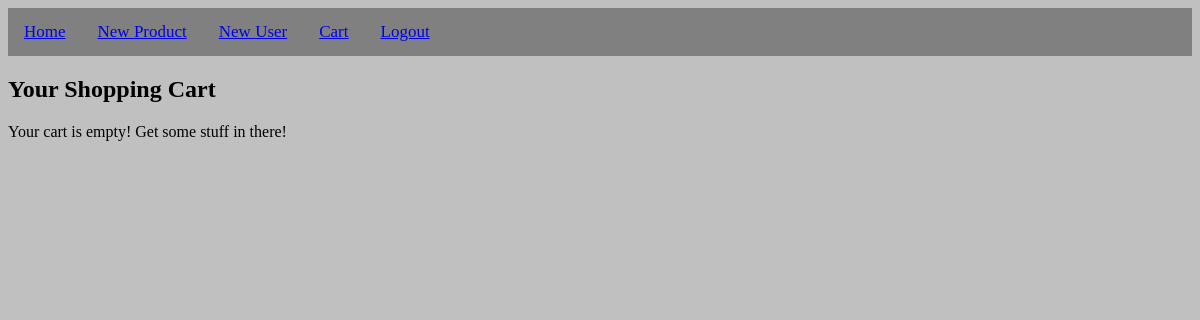
The page /presentation/views/checkout/cart.php (signed in) on the database as committed earlier.
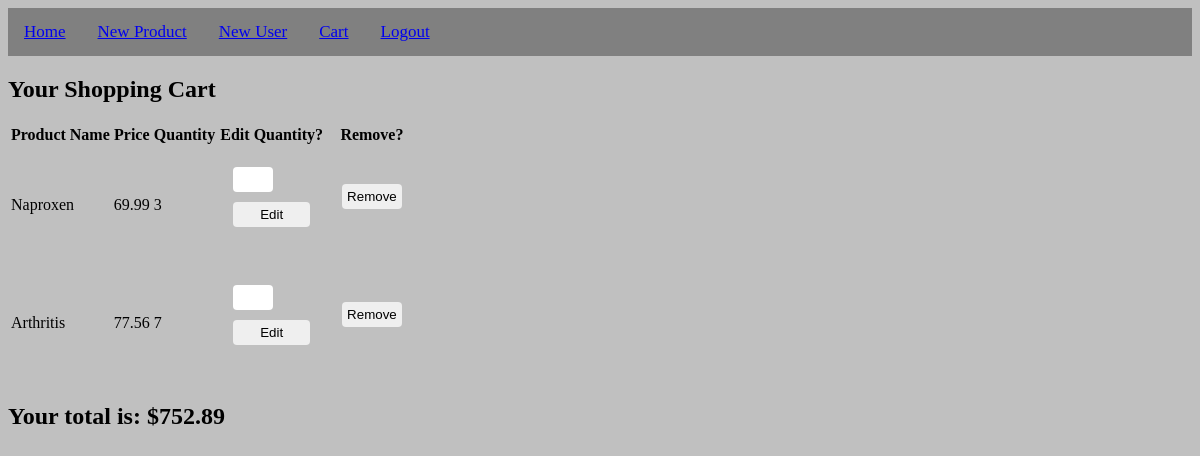
The same page on the database as committed later.
### tables this page shows
CREATE TABLE `cart` (
  `ID` int(11) NOT NULL,
  `USERS_ID` int(11) DEFAULT NULL,
  `PRODUCTS_ID` int(11) DEFAULT NULL,
  `QUANTITY` int(11) DEFAULT '1'
);

CREATE TABLE `products` (
  `ID` int(11) NOT NULL,
  `PRODUCTNAME` varchar(1000) DEFAULT NULL,
  `DESCRIPTION` text,
  `PRICE` float DEFAULT NULL
);

### Autoloader.php (called while the page is built, shortened)
<?php
spl_autoload_register(function($class){
    $lastdirectories = substr(getcwd(), strlen(__DIR__));
    $numberoflastdirectories = substr_count($lastdirectories, '\\');
    $directories = ['database', 'businessService', 'businessService/model', 'presentation', 'presentation/handlers', 'presentation/views', 'presentation/views/login', 'presentation/views/register', 'presentation/views/admin', 'presentation/views/checkout'];
    foreach ($directories as $d) {
        $currentdirectory = $d;
        for ($x = 0; $x < $numberoflastdirectories; $x++) {
            $currentdirectory = "../".$currentdirectory;
        }
        $classfile = $currentdirectory."/".$class.".php";
    }
});

### database/ProductDataService.php (called while the page is built, shortened)
<?php
class ProductDataService
{
    function getCart($user) {
        $db = new Database();
        $conn = $db->dbConnect();
        $sql = "SELECT cart.ID, PRODUCTNAME, PRICE, QUANTITY
                FROM cart
                INNER JOIN products
                ON cart.PRODUCTS_ID = products.ID
                WHERE cart.USERS_ID = '$user'";
        $result = mysqli_query($conn, $sql);
        if ($result->num_rows == 0 ) {
            return null;
        } else {
            $products = array();
            while ($product = mysqli_fetch_assoc($result)) {
                array_push($products, $product);
            }
            return $products;
        }
    }
}

### businessService/ProductBusinessService.php (called while the page is built, shortened)
<?php
class ProductBusinessService
{
    function getCart($user) {
        $dbservice = new ProductDataService();
        $products = $dbservice->getCart($user);
        return $products;
    }
}

### presentation/handlers/_displayCart.php (the view, shortened to what this page needs)
<head>
<link rel="stylesheet" type="text/css" href="../../../DataTables/datatables.css">
</head>
<table id="products" class="display">
	<thead>
	<tr>
	<th>Product Name</th>
	<th>Price</th>
	<th>Quantity</th>
	<th>Edit Quantity?</th>
	<th>Remove?</th>
	</tr>
	</thead>
	<tbody>
	<?php
	for ($x = 0; $x < count($products); $x++) {
	    echo "<tr>";
	    echo "<td>".$products[$x]['PRODUCTNAME']."</td>";
	    echo "<td>".$products[$x]['PRICE']."</td>";
	    echo "<td>".$products[$x]['QUANTITY']."</td>";
	    echo "<td>
            <form action='../../handlers/changeQuantityHandler.php' method='post'>
	           <input type='hidden' name='cartID' value='".$products[$x]['ID']."' />
	           <input type='number' name='quantity' style='width: 3em' />
	           <input type='submit' value='Edit' />
            </form>
        </td>";
	    echo "<td>
            <form action='../../handlers/removeFromCartHandler.php' method='post'>
	           <input type='hidden' name='cartID' value='".$products[$x]['ID']."' />
	           <input type='submit' value='Remove' />
            </form>
        </td>";
	    echo "</tr>";
	}
	?>
	</tbody>
</table>
<?php
$subtotal = 0.00;
for ($x = 0; $x < count($products); $x++) {
    $subtotal += $products[$x]['QUANTITY'] * $products[$x]['PRICE'];
}
echo "<h2>Your total is: $".$subtotal."</h2>";
?>

### presentation/views/checkout/cart.php
<?php
require_once '../../../Autoloader.php';
include '../../../navbar.php';
$user = $_SESSION['User_id'];
$bs = new ProductBusinessService();
$products = $bs->getCart($user);
?>
<h2>Your Shopping Cart</h2>
<?php
if ($products) {
    include '../../handlers/_displayCart.php';
} else {
    echo "Your cart is empty! Get some stuff in there!";
}
?>

Rows that differ between the two databases and show on the page:
added cart: PRODUCTS_ID.PRODUCTNAME "Naproxen", PRODUCTS_ID.PRICE "69.99", QUANTITY "3"
added cart: PRODUCTS_ID.PRODUCTNAME "Arthritis", PRODUCTS_ID.PRICE "77.56", QUANTITY "7"
Other text that changed with them:
$subtotal: (not shown) → "752.89"
text no longer shown: "Your cart is empty! Get some stuff in there!"
text now shown: "Product Name Price Quantity Edit Quantity? Remove? Your total is: $"
